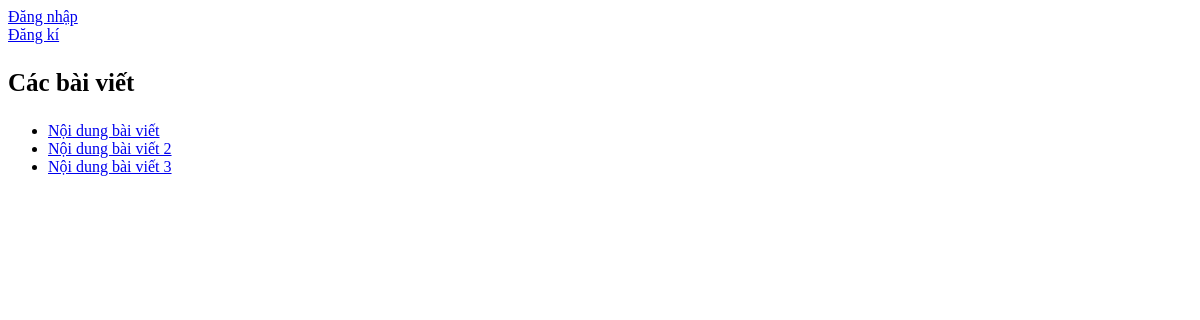
Before: /app1/home/ with the older database file.
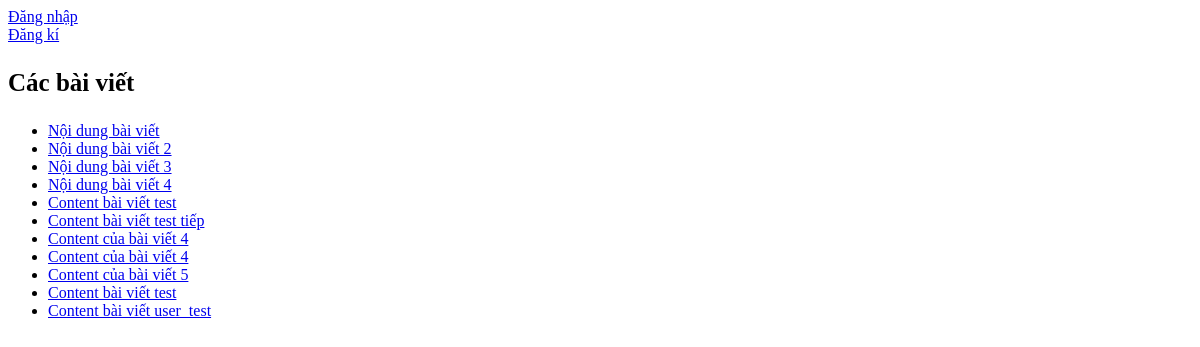
After: the same page with the newer database file.
### app1/models.py (models this page shows, shortened)
class Post(models.Model):
    user = models.ForeignKey(User, on_delete=models.CASCADE)
    postName = models.CharField(max_length=100)
    postContent = models.TextField()
    postCreate = models.DateTimeField(datetime.datetime.now())

### app1/views.py (the view, shortened to what this page needs)
# urls.py: path('home/', views.home, name='home'),
def home(request):#trang khi chưa đăng nhập
    if 'userid' in request.session: #nếu có session(đã đăng nhập trước đó) thì vào trang user_home
        userid = request.session["userid"]
        post = User.objects.get(pk=userid).post_set.all()
        return render(request, "app1/user_home.html", {'post': post,'user':User.objects.get(pk=userid)})
    post = Post.objects.all()
    return render(request, "app1/home.html", {'post': post})

### app1/templates/app1/home.html (shortened to what this page needs)
{% extends "app1/base.html" %}
{% block header %}
       <a href="{% url 'app1:login' %}"> Đăng nhập </a><br>
       <a href="{% url 'app1:sign' %}"> Đăng kí </a>
{% endblock %}
{% block content %}
    <p>Các bài viết</p>
   {% if post %}
       <ul>
          {% for p in post %}
               <li><a href=" {% url 'app1:post_content' p.id %}" >{{ p.postContent }}</a></li>
          {% endfor %}
       </ul>
   {% endif%}
{% endblock %}

### app1/templates/app1/base.html (shortened to what this page needs)
<!DOCTYPE html>
<html lang="en">
<head>
    {% load static %}
  <link rel="stylesheet" type="text/css" href="{% static 'app1/style.css' %}">
</head>
<body>
{% block header %}
{% endblock %}
{% block content %}
{% endblock %}
</body>
</html>

### app1/static/app1/style.css (style rules this page uses)
p { font-weight:bold; font-size: 25px; }

Changed rows visible on the page:
added Post: postContent "Nội dung bài viết 4"
added Post: postContent "Content bài viết test"
added Post: postContent "Content bài viết test tiếp"
added Post: postContent "Content của bài viết 4"
added Post: postContent "Content của bài viết 4"
added Post: postContent "Content của bài viết 5"
added Post: postContent "Content bài viết test"
added Post: postContent "Content bài viết user_test"
